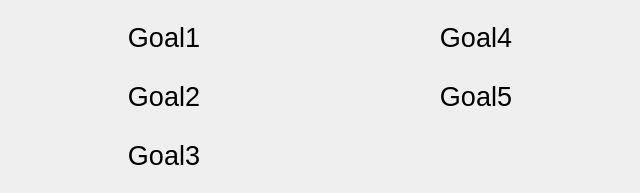
               <widget class="QWidget" name="done_goals_scrollwidget">
                <property name="geometry">
                 <rect>
                  <x>0</x>
                  <y>0</y>
                  <width>640</width>
                  <height>193</height>
                 </rect>
                </property>
                <layout class="QGridLayout" name="gridLayout_2">
                 <item row="0" column="0">
                  <widget class="QLabel" name="goal_1">
                   <property name="font">
                    <font>
                     <pointsize>20</pointsize>
                    </font>
                   </property>
                   <property name="text">
                    <string>Goal1</string>
                   </property>
                   <property name="alignment">
                    <set>Qt::AlignmentFlag::AlignCenter</set>
                   </property>
                  </widget>
                 </item>
                 <item row="0" column="1">
                  <widget class="QLabel" name="goal_5">
                   <property name="font">
                    <font>
                     <pointsize>20</pointsize>
                    </font>
                   </property>
                   <property name="text">
                    <string>Goal4</string>
                   </property>
                   <property name="alignment">
                    <set>Qt::AlignmentFlag::AlignCenter</set>
                   </property>
                  </widget>
                 </item>
                 <item row="1" column="0">
                  <widget class="QLabel" name="goal_2">
                   <property name="font">
                    <font>
                     <pointsize>20</pointsize>
                    </font>
                   </property>
                   <property name="text">
                    <string>Goal2</string>
                   </property>
                   <property name="alignment">
                    <set>Qt::AlignmentFlag::AlignCenter</set>
                   </property>
                  </widget>
                 </item>
                 <item row="1" column="1">
                  <widget class="QLabel" name="goal_4">
                   <property name="font">
                    <font>
                     <pointsize>20</pointsize>
                    </font>
                   </property>
                   <property name="styleSheet">
                    <string notr="true"/>
                   </property>
                   <property name="text">
                    <string>Goal5</string>
                   </property>
                   <property name="alignment">
                    <set>Qt::AlignmentFlag::AlignCenter</set>
                   </property>
                  </widget>
                 </item>
                 <item row="2" column="0">
                  <widget class="QLabel" name="goal_3">
                   <property name="font">
                    <font>
                     <pointsize>20</pointsize>
                    </font>
                   </property>
                   <property name="text">
                    <string>Goal3</string>
                   </property>
                   <property name="alignment">
                    <set>Qt::AlignmentFlag::AlignCenter</set>
                   </property>
                  </widget>
                 </item>
                </layout>
               </widget>
